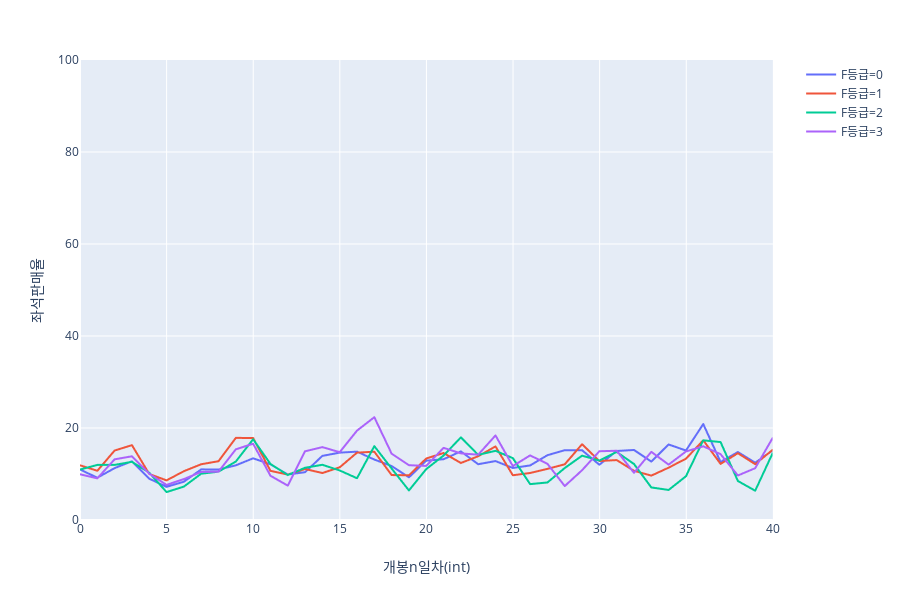

Notebook cell for this chart:
### Code cell
# F등급별 평균

px.line(sales, x='개봉n일차(int)', y='좌석판매율', color='F등급', range_x=[0,40], range_y=[0,100])

### Figure 1 — Plotly figure (JSON) as saved in the notebook; plotly's stock layout.template omitted (floating-point values rounded to 4 significant figures; data arrays with more than 128 entries replaced by an {"elided": "..."} marker saying what was removed)
{"data": [{"hoverlabel": {"namelength": 0}, "hovertemplate": "F등급=0<br>개봉n일차(int)=%{x}<br>좌석판매율=%{y}", "legendgroup": "F등급=0", "line": {"color": "#636efa", "dash": "solid"}, "mode": "lines", "name": "F등급=0", "showlegend": true, "type": "scattergl", "x": {"elided": "426 int values"}, "xaxis": "x", "y": {"elided": "426 float values"}, "yaxis": "y"}, {"hoverlabel": {"namelength": 0}, "hovertemplate": "F등급=1<br>개봉n일차(int)=%{x}<br>좌석판매율=%{y}", "legendgroup": "F등급=1", "line": {"color": "#EF553B", "dash": "solid"}, "mode": "lines", "name": "F등급=1", "showlegend": true, "type": "scattergl", "x": {"elided": "547 int values"}, "xaxis": "x", "y": {"elided": "547 float values"}, "yaxis": "y"}, {"hoverlabel": {"namelength": 0}, "hovertemplate": "F등급=2<br>개봉n일차(int)=%{x}<br>좌석판매율=%{y}", "legendgroup": "F등급=2", "line": {"color": "#00cc96", "dash": "solid"}, "mode": "lines", "name": "F등급=2", "showlegend": true, "type": "scattergl", "x": {"elided": "394 int values"}, "xaxis": "x", "y": {"elided": "394 float values"}, "yaxis": "y"}, {"hoverlabel": {"namelength": 0}, "hovertemplate": "F등급=3<br>개봉n일차(int)=%{x}<br>좌석판매율=%{y}", "legendgroup": "F등급=3", "line": {"color": "#ab63fa", "dash": "solid"}, "mode": "lines", "name": "F등급=3", "showlegend": true, "type": "scattergl", "x": {"elided": "331 int values"}, "xaxis": "x", "y": {"elided": "331 float values"}, "yaxis": "y"}], "layout": {"height": 600, "legend": {"tracegroupgap": 0}, "margin": {"t": 60}, "xaxis": {"anchor": "y", "domain": [0, 0.98], "range": [0, 40], "title": {"text": "개봉n일차(int)"}}, "yaxis": {"anchor": "x", "domain": [0, 1], "range": [0, 100], "title": {"text": "좌석판매율"}}}}
